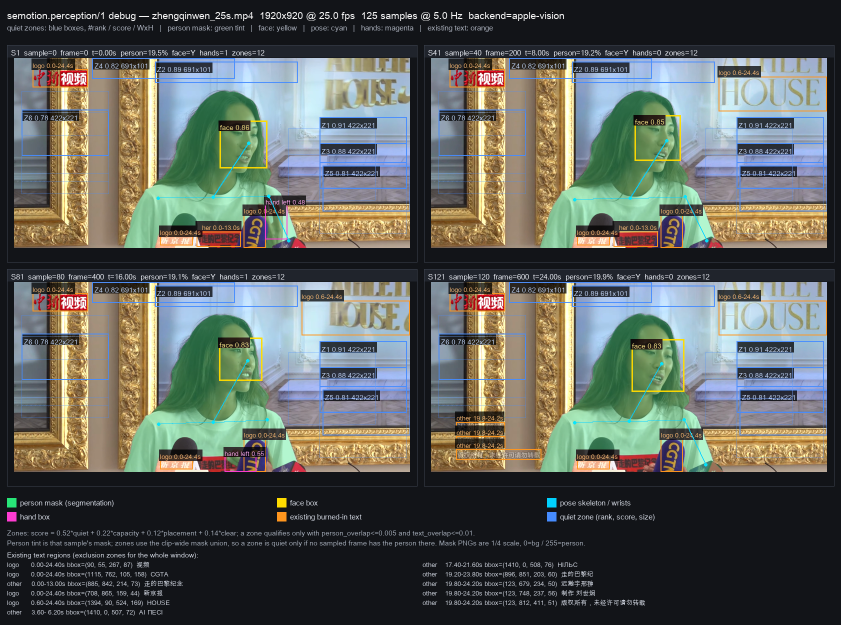
#> input picture artifacts/p3/brief_test/perception.json.debug.png, 1682 x 1250 px (shown at 1/2 size); its folder holds only this picture in this run
$ python -i theme2.py   (imports and definitions only)
#> lines starting #> are read from the running program, lines starting #| are printed output that depends on the picture
### src/semotion/policy.py
"""Design policy: every judgement number in one editable, attributable file.

The renderer used to carry its thresholds as module constants. That made taste
invisible and untestable: "how many elements per 10 s" was a literal buried in
``design2.py``. A policy moves those numbers into ``policies/*.json`` with
provenance, so they can be reviewed, diffed, A/B tested and overridden per
project without editing code — and so a model can be asked to choose within an
explicit envelope instead of guessing.

Nothing here decides *content*; it only bounds and weights the deterministic
solver. The creative decision (which words deserve a graphic) belongs to the
director (``semotion.director``) or the host agent.
"""
from __future__ import annotations

import copy
import hashlib
import json
from pathlib import Path
from typing import Any

SCHEMA = "semotion.policy/1"
ROOT = Path(__file__).resolve().parents[2]
POLICY_DIR = ROOT / "policies"
DEFAULT_NAME = "smart_balanced"

# Embedded fallback: identical to policies/smart_balanced.json. Kept here so the
# package still works from a wheel without the repository layout.
FALLBACK: dict[str, Any] = {
    "schema": SCHEMA,
    "name": DEFAULT_NAME,
    "version": "1.0.0",
    "budget": {"max_elements_per_10s": 4, "min_gap_s": 0.85, "max_coverage": 0.58,
               "hold_s": 0.45, "min_dwell_s": 1.35, "caption_band": 0.14},
    "layout": {
        "margin_ratio": 0.03, "min_margin_px": 48, "min_col_ratio": 0.19,
        "min_band_ratio": 0.115, "allow_torso": True, "text_conf_min": 0.5,
        "type_band": [0.18, 0.74],
        "treatment_pref": {
            "keyword": {"band_top": 0.10, "scrim_right": 0.12, "scrim_left": 0.10,
                        "band_bottom": 0.08, "card": 0.04, "lower_third": 0.0},
            "card": {"scrim_right": 0.12, "scrim_left": 0.10, "card": 0.08,
                     "band_top": 0.05, "band_bottom": 0.04, "lower_third": 0.0},
            "list": {"scrim_right": 0.12, "scrim_left": 0.10, "card": 0.08,
                     "band_top": 0.04, "band_bottom": 0.04, "lower_third": 0.0},
            "stat": {"scrim_right": 0.12, "scrim_left": 0.10, "card": 0.08,
                     "band_top": 0.04, "band_bottom": 0.04, "lower_third": 0.0},
            "barchart": {"card": 0.10, "scrim_right": 0.08, "band_top": 0.05,
                         "lower_third": 0.0},
            "compare": {"card": 0.10, "scrim_right": 0.08, "band_top": 0.05,
                        "lower_third": 0.0},
            "quote": {"band_top": 0.08, "scrim_right": 0.10, "card": 0.05,
                      "lower_third": 0.0},
        },
        "weights": {"quiet": 0.40, "consistency": 0.10, "type_fidelity": 0.08,
                    "face_distance": 0.06, "torso_penalty": 0.18, "scrim_bonus": 0.10},
        "scrim": {"alpha": 0.86, "ramp_soft_px": 46, "vertical_falloff": 0.70},
    },
    "type": {
        "reference": {"min_height": 640, "width_factor": 0.62},
        "ratio": {"display": 0.078, "title": 0.058, "body": 0.030, "meta": 0.021,
                  "stat": 0.150, "stat_unit": 0.052},
        "line_factor": {"display": 1.30, "title": 1.32, "body": 1.52, "meta": 1.45,
                        "stat": 1.0, "stat_unit": 1.0},
        "max_lines": {"keyword": 2, "card": 2, "list_row": 2},
        "min_tier": 0.55,
    },
    "motion": {"enter_s": 0.42, "enter_ease": "out_expo", "exit_s": 0.18,
               "exit_ease": "in_quad", "stagger_s": 0.075, "preroll_s": 0.08,
               "offset_y": 12, "ink_floor": 0.80, "scrim_enter_s": 0.34,
               "scrim_exit_s": 0.22},
    "captions": {"max_lines": 2, "target_chars_cjk": 22, "max_chars_cjk": 24,
                 "max_chars_latin": 42, "min_display_s": 0.9, "merge_gap_s": 0.18,
                 "bottom_ratio": 0.052, "size_ratio": 0.034, "line_factor": 1.46,
                 "respect_segments": True},
    "qa": {"contrast_min": 4.5, "safe_margin_frac": 0.025,
           "timing_tolerance_frames": 1, "person_frame_max": 0.002,
           "person_ratio_max": 0.005, "reliability": 0.95,
           "caption_max_lines": 2, "caption_min_lines": 1,
           "caption_ink_height_landscape": [0.040, 0.060],
           "caption_ink_height_portrait": [0.024, 0.040],
           "caption_bottom_min_landscape": 0.045,
           "caption_bottom_min_portrait": 0.11,
           "caption_width_max": 0.90},
}


# [8 lines left out: function _deep_merge, not called in this run]


class Policy:
    """Read-only view over a resolved policy document."""

    def __init__(self, doc: dict, *, source: str = "embedded"):
        self.doc = doc
        self.source = source
        self.name = doc.get("name") or DEFAULT_NAME
        self.version = str(doc.get("version") or "0")
        self.sha256 = hashlib.sha256(
            json.dumps(doc, ensure_ascii=False, sort_keys=True).encode()).hexdigest()[:16]

    # ------------------------------------------------------------------ access
    def get(self, path: str, default=None):
#> called with path = 'budget'
        node: Any = self.doc
        for part in path.split("."):
            if not isinstance(node, dict) or part not in node:
                return default
            node = node[part]
        return node

    def __getitem__(self, path: str):
        return self.get(path)

    # --------------------------------------------------------------- sections
    @property
    def budget(self) -> dict:
        return self.get("budget", {}) or {}

    @property
    def layout(self) -> dict:
        return self.get("layout", {}) or {}

    @property
    def type(self) -> dict:
        return self.get("type", {}) or {}

    @property
    def motion(self) -> dict:
        return self.get("motion", {}) or {}

    @property
    def captions(self) -> dict:
        return self.get("captions", {}) or {}

    @property
    def qa(self) -> dict:
        return self.get("qa", {}) or {}

    def pref(self, kind: str, treatment: str, default: float = 0.0) -> float:
        table = self.get("layout.treatment_pref", {}) or {}
        return float((table.get(kind) or {}).get(treatment, default))

    def weight(self, name: str, default: float = 0.0) -> float:
        return float((self.get("layout.weights", {}) or {}).get(name, default))

    def as_dict(self) -> dict:
        return {"name": self.name, "version": self.version,
                "sha256": self.sha256, "source": self.source}

    # [5 lines left out: function record, not called in this run]


def load(path: str | Path | None = None, *, name: str | None = None,
         overrides: dict | None = None) -> Policy:
    """Load a policy file, falling back to the embedded default.

    ``overrides`` is a partial document deep-merged last (used by tests and by
    project-level tweaks without creating a file).
    """
    if path:
        p = Path(path)
        doc = json.loads(p.read_text(encoding="utf-8"))
        policy = Policy(_deep_merge(FALLBACK, doc), source=str(p))
    else:
        f = POLICY_DIR / f"{name or DEFAULT_NAME}.json"
        if f.exists():
            doc = json.loads(f.read_text(encoding="utf-8"))
            policy = Policy(_deep_merge(FALLBACK, doc), source=str(f))
        else:
            policy = Policy(copy.deepcopy(FALLBACK), source="embedded")
    if overrides:
        policy = Policy(_deep_merge(policy.doc, overrides), source=policy.source)
    validate(policy)
    return policy


def validate(policy: Policy) -> None:
    """Fail closed on a policy that would produce an unreadable or unsafe render."""
    problems: list[str] = []
    b = policy.budget
    if not (0.15 <= float(b.get("hold_s", 0)) <= 3.0):
        problems.append("budget.hold_s must be in [0.15, 3.0]")
    if not (0.3 <= float(b.get("min_gap_s", 0)) <= 5.0):
        problems.append("budget.min_gap_s must be in [0.3, 5.0]")
    if not (1 <= int(b.get("max_elements_per_10s", 0)) <= 10):
        problems.append("budget.max_elements_per_10s must be in [1, 10]")
    if not (0.05 <= float(b.get("max_coverage", 0)) <= 0.95):
        problems.append("budget.max_coverage must be in [0.05, 0.95]")
    if not (0.5 <= float(policy.get("qa.contrast_min", 0)) <= 21):
        problems.append("qa.contrast_min must be in [0.5, 21]")
    if problems:
        raise ValueError("invalid policy: " + "; ".join(problems))


DEFAULT = load()

### src/semotion/theme2.py
"""Design tokens and drawing primitives for the v2 motion renderer.

Everything here is deterministic and dependency-light (Pillow + numpy). The v2
visual language is *editorial*: type first, one accent colour sampled from the
footage, and backdrops that read as cinematography (a directional scrim) rather
than pasted panels. See docs/DESIGN.md for the rationale.
"""
from __future__ import annotations

import math
from dataclasses import dataclass, field
from pathlib import Path
from typing import Iterable, Sequence

import numpy as np
from PIL import Image, ImageDraw, ImageFilter, ImageFont

REPO_ROOT = Path(__file__).resolve().parents[2]
FONT_DIR = REPO_ROOT / "assets" / "fonts"

FONT_FILES = {
    "display": "NotoSansCJKsc-Bold.otf",
    "semibold": "NotoSansCJKsc-Medium.otf",
    "regular": "NotoSansSC-Regular.otf",
    "latin": "InterVariable.ttf",
}
# vertical weight axis for the Inter variable font
LATIN_WEIGHT = {"regular": 450, "medium": 560, "semibold": 640, "bold": 720}

# Type scale comes from the design policy (policies/*.json) so it can be tuned
# without editing code. The numbers below are the import-time default only.
from .policy import DEFAULT as _POLICY  # noqa: E402  (policy has no package imports)

TYPE_RATIO = dict(_POLICY.get("type.ratio", {}) or {})
LINE_FACTOR = dict(_POLICY.get("type.line_factor", {}) or {})
MIN_REF_HEIGHT = int(_POLICY.get("type.reference.min_height", 640))
REF_WIDTH_FACTOR = float(_POLICY.get("type.reference.width_factor", 0.62))
MAX_LINES = dict(_POLICY.get("type.max_lines", {}) or {})


def reference_height(width: int, height: int) -> int:
    """Optical reference for type sizes: portrait uses H, wide uses H*factor."""
    return int(max(MIN_REF_HEIGHT, min(height, width * REF_WIDTH_FACTOR)))


def type_px(kind: str, width: int, height: int, tier: float = 1.0) -> int:
    ref = reference_height(width, height)
    return max(12, int(round(TYPE_RATIO[kind] * ref * tier)))


# --------------------------------------------------------------------- easing
def clamp(v: float, lo: float = 0.0, hi: float = 1.0) -> float:
    return lo if v < lo else hi if v > hi else v


def ease_out_cubic(t: float) -> float:
    t = clamp(t)
    return 1 - (1 - t) ** 3


def ease_out_quint(t: float) -> float:
    t = clamp(t)
    return 1 - (1 - t) ** 5


def ease_out_expo(t: float) -> float:
    t = clamp(t)
    return 1.0 if t >= 1 else 1 - 2 ** (-10 * t)


def ease_in_quad(t: float) -> float:
    t = clamp(t)
    return t * t


def ease_in_out_cubic(t: float) -> float:
    t = clamp(t)
    return 4 * t ** 3 if t < 0.5 else 1 - (-2 * t + 2) ** 3 / 2


def ease_standard(t: float) -> float:
    """A calm 'editorial' curve: fast start, long settle (expo-out blended)."""
    return 0.35 * ease_out_quint(t) + 0.65 * ease_out_expo(t)


EASES = {
    "linear": lambda t: clamp(t),
    "out_cubic": ease_out_cubic,
    "out_quint": ease_out_quint,
    "out_expo": ease_out_expo,
    "in_quad": ease_in_quad,
    "in_out_cubic": ease_in_out_cubic,
    "standard": ease_standard,
}


def ease(name: str, t: float) -> float:
    return EASES.get(name, ease_standard)(t)


# [13 lines left out: functions spring, progress, not called in this run]


# --------------------------------------------------------------------- colours
def rgba(value) -> tuple[int, int, int, int]:
    if isinstance(value, (tuple, list)):
        t = list(value)
        if len(t) == 3:
            return (int(t[0]), int(t[1]), int(t[2]), 255)
        a = t[3]
        return (int(t[0]), int(t[1]), int(t[2]), int(round(a * 255)) if a <= 1 else int(a))
    s = str(value).strip()
    if s.startswith("#"):
        h = s[1:]
        if len(h) == 3:
            h = "".join(c * 2 for c in h)
        if len(h) == 6:
            return (int(h[0:2], 16), int(h[2:4], 16), int(h[4:6], 16), 255)
        if len(h) == 8:
            return (int(h[0:2], 16), int(h[2:4], 16), int(h[4:6], 16), int(h[6:8], 16))
        raise ValueError(f"bad hex: {value!r}")
    if s.lower().startswith("rgba"):
        inner = s[s.index("(") + 1:s.rindex(")")]
        parts = [float(p) for p in inner.split(",")]
        while len(parts) < 4:
            parts.append(1.0)
        return (int(parts[0]), int(parts[1]), int(parts[2]), int(round(parts[3] * 255)))
    raise ValueError(f"bad colour: {value!r}")


def alpha(color, a: float) -> tuple[int, int, int, int]:
    c = rgba(color)
    return (c[0], c[1], c[2], int(round(clamp(a) * 255)))


# [18 lines left out: functions rel_luminance, contrast_ratio, mix, not called in this run]


def readable_on(bg, light=(247, 248, 250, 255), dark=(14, 18, 26, 255)):
    return light if contrast_ratio(light, bg) >= contrast_ratio(dark, bg) else dark


# ----------------------------------------------------------------------- fonts
class FontBook:
    """Cached font access. Sizes are passed in *output* pixels."""

    def __init__(self, font_dir: Path = FONT_DIR):
        self.dir = Path(font_dir)
        self._cache: dict[tuple[str, int, str | None], ImageFont.FreeTypeFont] = {}

    # [30 lines left out: functions path, get, text_width, not called in this run]


CJK_START_FORBIDDEN = set("，。、；：！？）》」』】…·%,.;:!?)]}")
# particles and conjunctions must not open a line: they attach to what came before
CJK_BAD_LINE_START = CJK_START_FORBIDDEN | set("的地得着了过吗呢吧啊呀哦嘛和与及或而且")
CJK_BAD_LINE_END = set("（《「『【([{")
CJK_END_FORBIDDEN = set("（《「『【([{")


def _is_cjk(ch: str) -> bool:
    o = ord(ch)
    return (0x4E00 <= o <= 0x9FFF) or (0x3400 <= o <= 0x4DBF) or (0xF900 <= o <= 0xFAFF)


_JIEBA = None


# [144 lines left out: functions _segment_words, _tokens, wrap_text, _wrap_greedy, not called in this run]


def line_pitch(size: float, kind: str = "display") -> int:
    return int(round(size * LINE_FACTOR.get(kind, 1.3)))


# ------------------------------------------------------------------- primitives
# [67 lines left out: functions rounded_mask, linear_gradient, soft_shadow, blur_crop, draw_tracked, not called in this run]


# --------------------------------------------------------------------- palette
@dataclass
class Palette:
    accent: tuple = (242, 178, 51, 255)
    accent_soft: tuple = (242, 178, 51, 60)
    ink: tuple = (247, 248, 250, 255)
    ink_dim: tuple = (203, 210, 222, 235)
    scrim: tuple = (7, 10, 16)
    panel: tuple = (12, 16, 24)
    surface_is_dark: bool = True
    ladder: list = field(default_factory=list)

    # [5 lines left out: function as_dict, not called in this run]


def _rgb_to_hsv(arr: np.ndarray):
    r, g, b = arr[..., 0] / 255.0, arr[..., 1] / 255.0, arr[..., 2] / 255.0
    mx = np.max(arr, axis=-1) / 255.0
    mn = np.min(arr, axis=-1) / 255.0
    diff = mx - mn + 1e-9
    h = np.zeros_like(mx)
    m = (mx == r)
    h[m] = (60 * ((g - b) / diff) % 360)[m]
    m = (mx == g)
    h[m] = (60 * ((b - r) / diff) + 120)[m]
    m = (mx == b)
    h[m] = (60 * ((r - g) / diff) + 240)[m]
    s = diff / (mx + 1e-9)
    return h, s, mx


def extract_palette(frames: Iterable[np.ndarray], *, fallback_accent="#E8A33D") -> Palette:
    """Pick a single accent hue from the footage (deterministic, no randomness).

    Strategy: take saturated mid-tone pixels, histogram their hue, prefer warm
    hues when they are within 70 % of the peak (editorial default), then clamp
    saturation/value into a tasteful range so the accent never looks neon.
    """
    hues, sats = [], []
    for fr in frames:
        a = np.asarray(fr)
        if a.ndim == 2:
            a = np.stack([a] * 3, axis=-1)
        a = a[..., :3]
        if a.shape[0] > 240:
            step = max(1, a.shape[0] // 240)
            a = a[::step, ::step]
        h, s, v = _rgb_to_hsv(a.astype(np.float32))
        m = (s > 0.18) & (v > 0.18) & (v < 0.97)
        if m.sum() < 50:
            continue
        hues.append(h[m])
        sats.append(s[m])
    if not hues:
        return Palette(accent=rgba(fallback_accent))
    hh = np.concatenate(hues)
    hist, edges = np.histogram(hh, bins=36, range=(0, 360))
    # light smoothing over neighbouring bins so a single noisy bin cannot win
    k = np.array([0.15, 0.7, 0.15])
    smooth = np.convolve(hist.astype(np.float32), k, mode="same")
    order = np.argsort(smooth)[::-1]
    best = int(order[0])
    for idx in order[:5]:
        center = (edges[idx] + edges[idx + 1]) / 2
        if 15 <= center <= 65:  # warm brand-friendly accents first
            best = int(idx)
            break
    hue = float((edges[best] + edges[best + 1]) / 2)
    sat = float(np.clip(np.median(np.concatenate(sats)), 0.35, 0.78))
    val = float(np.clip(0.92, 0.0, 1.0))
    # HSV -> RGB
    c = val * sat
    x = c * (1 - abs((hue / 60) % 2 - 1))
    m = val - c
    if hue < 60:
        rr, gg, bb = c, x, 0
    elif hue < 120:
        rr, gg, bb = x, c, 0
    elif hue < 180:
        rr, gg, bb = 0, c, x
    elif hue < 240:
        rr, gg, bb = 0, x, c
    elif hue < 300:
        rr, gg, bb = x, 0, c
    else:
        rr, gg, bb = c, 0, x
    acc = tuple(int(round((v + m) * 255)) for v in (rr, gg, bb)) + (255,)
    # keep the accent bright enough to sit on a dark scrim
    if rel_luminance(acc) < 0.18:
        acc = mix(acc, (255, 255, 255, 255), 0.25)
    return Palette(accent=acc, accent_soft=alpha(acc, 0.24))

>>> import cv2
>>> picture = cv2.imread('../../artifacts/p3/brief_test/perception.json.debug.png', cv2.IMREAD_GRAYSCALE)
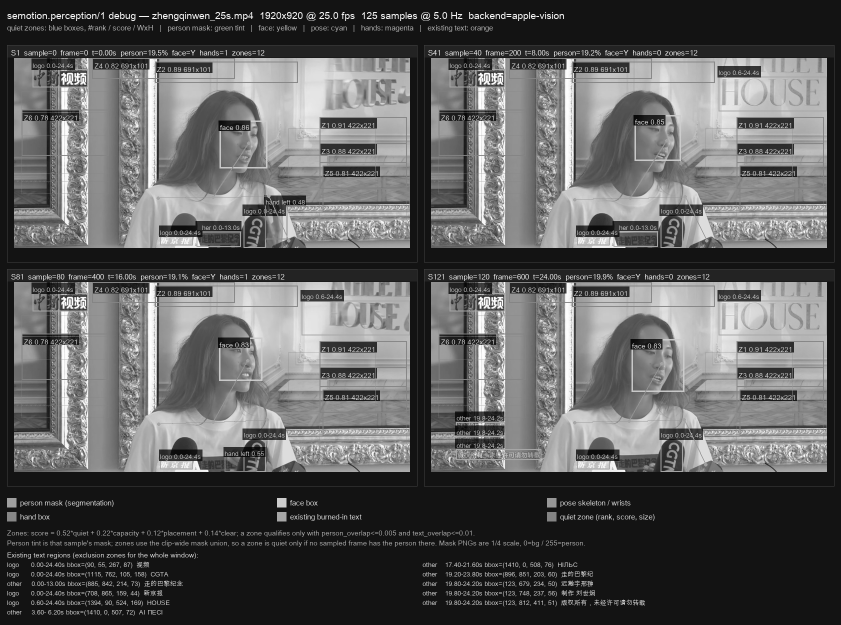
#> picture: shape (1250, 1682) (shown at 1/2 size); min 6, max 255, mean 92.7
>>> result = extract_palette(picture)
#> the loop in extract_palette, `for fr in frames:` made 1250 passes
#> m on passes 1 to 3: False, False, False
